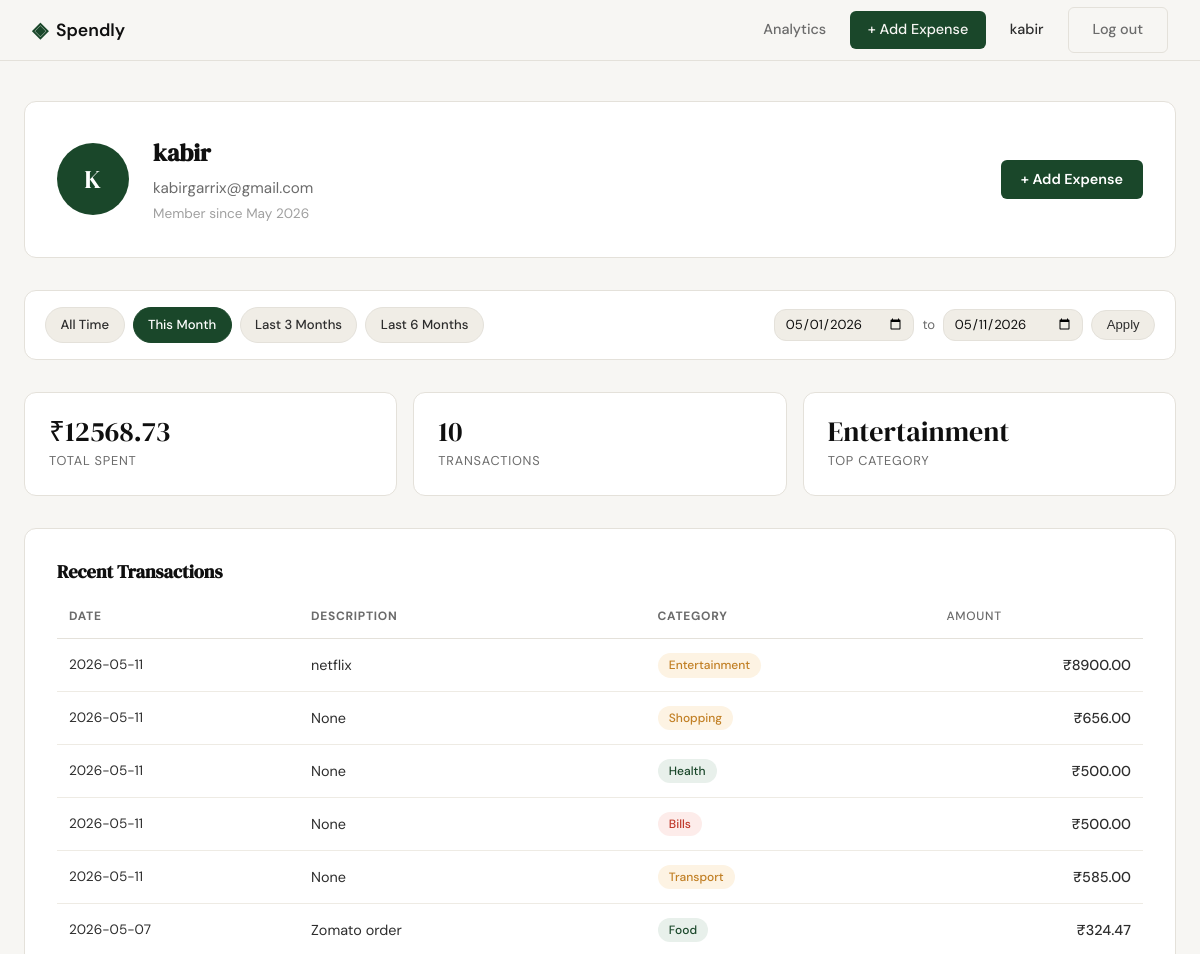
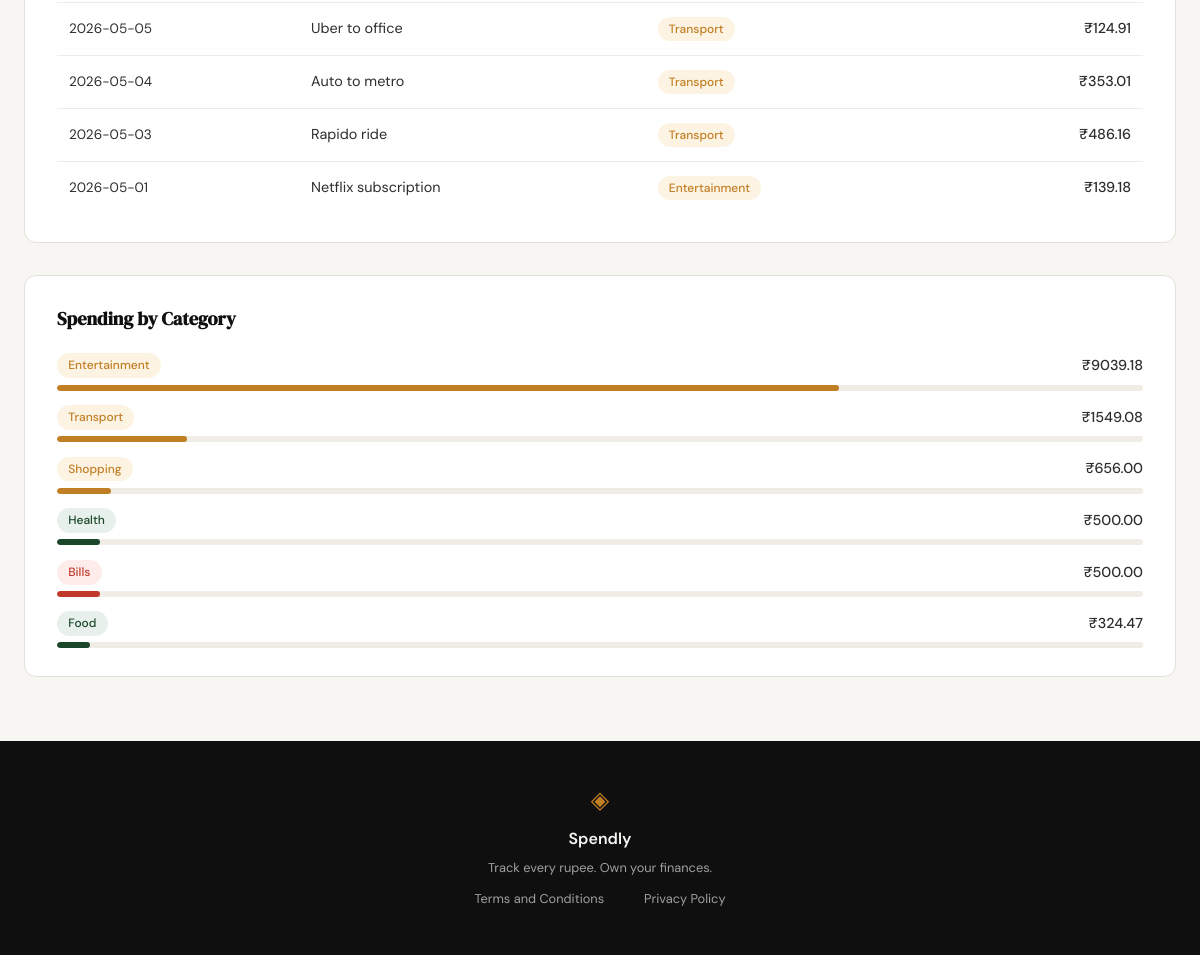
Page /profile?date_from=2026-05-01&date_to=2026-05-11 (signed in) on the committed database (2 pictures, top to bottom).
### tables this page shows
CREATE TABLE users (
            id            INTEGER PRIMARY KEY AUTOINCREMENT,
            name          TEXT    NOT NULL,
            email         TEXT    UNIQUE NOT NULL,
            password_hash TEXT    NOT NULL,
            created_at    TEXT    DEFAULT (datetime('now'))
        );

CREATE TABLE expenses (
            id          INTEGER PRIMARY KEY AUTOINCREMENT,
            user_id     INTEGER NOT NULL REFERENCES users(id),
            amount      REAL    NOT NULL,
            category    TEXT    NOT NULL,
            date        TEXT    NOT NULL,
            description TEXT,
            created_at  TEXT    DEFAULT (datetime('now'))
        );

### app.py (the view)
@app.route("/profile")
def profile():
    if not session.get("user_id"):
        return redirect(url_for("login"))
    name = session.get("user_name", "")
    initials = "".join(part[0].upper() for part in name.split() if part)[:2]
    db_user = get_user_by_id(session["user_id"])
    user = {
        "name": name,
        "email": session.get("user_email", ""),
        "member_since": db_user["member_since"] if db_user else "",
        "initials": initials,
    }
    raw_from = request.args.get("date_from", "").strip()
    raw_to = request.args.get("date_to", "").strip()
    date_from = date_to = None
    try:
        if raw_from:
            datetime.datetime.strptime(raw_from, "%Y-%m-%d")
            date_from = raw_from
        if raw_to:
            datetime.datetime.strptime(raw_to, "%Y-%m-%d")
            date_to = raw_to
    except ValueError:
        date_from = date_to = None
    if date_from and date_to and date_from > date_to:
        flash("Start date must be before end date.")
        date_from = date_to = None
    today = datetime.date.today()
    presets = {
        "this_month": (today.replace(day=1).isoformat(), today.isoformat()),
        "last_3_months": ((today - datetime.timedelta(days=90)).isoformat(), today.isoformat()),
        "last_6_months": ((today - datetime.timedelta(days=180)).isoformat(), today.isoformat()),
    }
    active_preset = "all_time"
    if date_from and date_to:
        active_preset = "custom"
        for preset_key, (pf, pt) in presets.items():
            if date_from == pf and date_to == pt:
                active_preset = preset_key
                break
    stats = get_summary_stats(session["user_id"], date_from, date_to)
    transactions = get_recent_transactions(session["user_id"], date_from=date_from, date_to=date_to)
    categories = get_category_breakdown(session["user_id"], date_from, date_to)
    return render_template("profile.html", user=user, stats=stats,
                           transactions=transactions, categories=categories,
                           date_from=date_from, date_to=date_to,
                           presets=presets, active_preset=active_preset)

### database/db.py (called while the page is built)
def get_db():
    if 'db' not in g:
        db_path = current_app.config.get('DATABASE', 'spendly.db')
        g.db = sqlite3.connect(db_path)
        g.db.row_factory = sqlite3.Row
        g.db.execute('PRAGMA foreign_keys = ON')
    return g.db

### database/queries.py (called while the page is built)
def get_user_by_id(user_id):
    row = get_db().execute('SELECT * FROM users WHERE id = ?', (user_id,)).fetchone()
    if row is None:
        return None
    try:
        member_since = datetime.strptime(row["created_at"][:10], "%Y-%m-%d").strftime("%B %Y")
    except (ValueError, TypeError):
        member_since = row["created_at"]
    return {"name": row["name"], "email": row["email"], "member_since": member_since}

def get_recent_transactions(user_id, limit=10, date_from=None, date_to=None):
    use_date = date_from and date_to
    date_clause = " AND date BETWEEN ? AND ?" if use_date else ""
    params = [user_id] + ([date_from, date_to] if use_date else []) + [limit]
    rows = get_db().execute(
        'SELECT date, description, category, amount FROM expenses '
        'WHERE user_id = ?' + date_clause + ' ORDER BY date DESC LIMIT ?',
        params
    ).fetchall()
    return [dict(r) for r in rows]

def get_summary_stats(user_id, date_from=None, date_to=None):
    db = get_db()
    use_date = date_from and date_to
    date_clause = " AND date BETWEEN ? AND ?" if use_date else ""
    params = (user_id, date_from, date_to) if use_date else (user_id,)
    row = db.execute(
        'SELECT COALESCE(SUM(amount), 0) AS total_spent, COUNT(*) AS transaction_count '
        'FROM expenses WHERE user_id = ?' + date_clause,
        params
    ).fetchone()
    top = db.execute(
        'SELECT category FROM expenses WHERE user_id = ?' + date_clause +
        ' GROUP BY category ORDER BY SUM(amount) DESC LIMIT 1',
        params
    ).fetchone()
    return {
        "total_spent": row["total_spent"],
        "transaction_count": row["transaction_count"],
        "top_category": top["category"] if top else "—",
    }

### templates/profile.html (shortened to what this page needs)
{% extends "base.html" %}
{% block head %}
    <link rel="stylesheet" href="{{ url_for('static', filename='css/profile.css') }}">
{% endblock %}
{% block content %}
<div class="profile-container">
    <div class="profile-header">
        <div class="avatar">{{ user.initials }}</div>
        <div class="profile-meta">
            <h1 class="profile-name">{{ user.name }}</h1>
            <p class="profile-email">{{ user.email }}</p>
            <p class="profile-since">Member since {{ user.member_since }}</p>
        </div>
        <a href="{{ url_for('add_expense') }}" class="btn-add-expense profile-add-btn">+ Add Expense</a>
    </div>
    <div class="filter-bar">
        <div class="filter-presets">
            <a href="{{ url_for('profile') }}"
               class="filter-btn{% if active_preset == 'all_time' %} filter-btn--active{% endif %}">All Time</a>
            <a href="{{ url_for('profile', date_from=presets.this_month[0], date_to=presets.this_month[1]) }}"
               class="filter-btn{% if active_preset == 'this_month' %} filter-btn--active{% endif %}">This Month</a>
            <a href="{{ url_for('profile', date_from=presets.last_3_months[0], date_to=presets.last_3_months[1]) }}"
               class="filter-btn{% if active_preset == 'last_3_months' %} filter-btn--active{% endif %}">Last 3 Months</a>
            <a href="{{ url_for('profile', date_from=presets.last_6_months[0], date_to=presets.last_6_months[1]) }}"
               class="filter-btn{% if active_preset == 'last_6_months' %} filter-btn--active{% endif %}">Last 6 Months</a>
        </div>
        <form class="filter-custom" method="get" action="{{ url_for('profile') }}">
            <input type="date" name="date_from" value="{{ date_from or '' }}">
            <span class="filter-sep">to</span>
            <input type="date" name="date_to" value="{{ date_to or '' }}">
            <button type="submit" class="filter-btn">Apply</button>
        </form>
    </div>
    <div class="stats-row">
        <div class="stat-card">
            <span class="stat-value">₹{{ "%.2f"|format(stats.total_spent) }}</span>
            <span class="stat-label">Total Spent</span>
        </div>
        <div class="stat-card">
            <span class="stat-value">{{ stats.transaction_count }}</span>
            <span class="stat-label">Transactions</span>
        </div>
        <div class="stat-card">
            <span class="stat-value">{{ stats.top_category }}</span>
            <span class="stat-label">Top Category</span>
        </div>
    </div>
    <section class="profile-section">
        <h2 class="section-title">Recent Transactions</h2>
        <div class="table-wrapper">
            <table class="transactions-table">
                <thead>
                    <tr>
                        <th>Date</th>
                        <th>Description</th>
                        <th>Category</th>
                        <th class="col-amount">Amount</th>
                    </tr>
                </thead>
                <tbody>
                    {% if transactions %}
                    {% for tx in transactions %}
                    <tr>
                        <td class="col-date">{{ tx.date }}</td>
                        <td>{{ tx.description }}</td>
                        <td><span class="badge badge-{{ tx.category|lower }}">{{ tx.category }}</span></td>
                        <td class="col-amount">₹{{ "%.2f"|format(tx.amount) }}</td>
                    </tr>
                    {% endfor %}
                    {% else %}
                    <tr><td colspan="4" class="empty-state">No transactions found for this period.</td></tr>
                    {% endif %}
                </tbody>
            </table>
        </div>
    </section>
    <section class="profile-section">
        <h2 class="section-title">Spending by Category</h2>
        {% if categories %}
        <ul class="category-list">
            {% for cat in categories %}
            <li class="category-row">
                <div class="category-info">
                    <span class="badge badge-{{ cat.name|lower }}">{{ cat.name }}</span>
                    <span class="category-total">₹{{ "%.2f"|format(cat.total) }}</span>
                </div>
                <div class="progress-bar-track">
                    <div class="progress-bar-fill badge-{{ cat.name|lower }}" style="--pct: {{ cat.percentage }}%"></div>
                </div>
            </li>
            {% endfor %}
        </ul>
        {% else %}
        <p class="empty-state">No spending data for this period.</p>
        {% endif %}
    </section>
</div>
{% endblock %}

### templates/base.html (shortened to what this page needs)
<!DOCTYPE html>
<html lang="en">
<head>
    <link rel="stylesheet" href="{{ url_for('static', filename='css/style.css') }}">
    {% block head %}{% endblock %}
</head>
<body>
    <nav class="navbar">
        <div class="nav-inner">
            <a href="{{ url_for('landing') }}" class="nav-brand">
                <span class="brand-icon">◈</span>
                <span class="brand-name">Spendly</span>
            </a>
            <div class="nav-links">
                {% if session.get("user_id") %}
                    <a href="{{ url_for('analytics') }}" class="{% if request.endpoint == 'analytics' %}nav-active{% endif %}">Analytics</a>
                    <a href="{{ url_for('add_expense') }}" class="nav-add-btn">+ Add Expense</a>
                    <span class="nav-username">{{ session.get("user_name") }}</span>
                    <a href="{{ url_for('logout') }}" class="btn-ghost">Log out</a>
                {% else %}
                    <a href="{{ url_for('login') }}">Sign in</a>
                    <a href="{{ url_for('register') }}" class="nav-cta">Get started</a>
                {% endif %}
            </div>
        </div>
    </nav>
    <main class="main-content">
        {% block content %}{% endblock %}
    </main>
    <footer class="footer">
        <div class="footer-inner">
            <span class="brand-icon">◈</span>
            <span class="footer-name">Spendly</span>
            <p class="footer-copy">Track every rupee. Own your finances.</p>
            <div class="footer-links">
                <a href="/terms">Terms and Conditions</a><br>
                <a href="/privacy">Privacy Policy</a>
            </div>
        </div>
    </footer>
</body>
</html>

### static/css/style.css (style rules this page uses)
:root { --ink: #0f0f0f; --ink-soft: #2d2d2d; --ink-muted: #6b6b6b; --ink-faint: #a0a0a0; --paper: #f7f6f3; --paper-warm: #f0ede6; --paper-card: #ffffff; --accent: #1a472a; --accent-light: #e8f0eb; --accent-2: #c17f24; --accent-2-light: #fdf3e3; --danger: #c0392b; --danger-light: #fdecea; --border: #e4e1da; --border-soft: #eeebe4; --font-display: 'DM Serif Display', Georgia, serif; --font-body: 'DM Sans', system-ui, sans-serif; --max-width: 1200px; --auth-width: 440px; --radius-sm: 6px; --radius-md: 12px; --radius-lg: 20px; }
*, *::before, *::after { box-sizing: border-box; margin: 0; padding: 0; }
html { font-size: 16px; scroll-behavior: smooth; }
body { background: var(--paper); color: var(--ink); font-family: var(--font-body); font-size: 1rem; line-height: 1.6; -webkit-font-smoothing: antialiased; }
a { color: inherit; text-decoration: none; }
.navbar { position: sticky; top: 0; z-index: 100; background: var(--paper); border-bottom: 1px solid var(--border); padding: 0 2rem; }
.nav-inner { max-width: var(--max-width); margin: 0 auto; height: 60px; display: flex; align-items: center; justify-content: space-between; }
.nav-brand { display: flex; align-items: center; gap: 0.5rem; font-family: var(--font-body); font-weight: 600; font-size: 1.1rem; color: var(--ink); }
.brand-icon { color: var(--accent); font-size: 1.3rem; }
.brand-name { color: var(--ink); }
.nav-links { display: flex; align-items: center; gap: 1.5rem; font-size: 0.9rem; font-weight: 500; }
.nav-links a { color: var(--ink-muted); transition: color 0.2s; }
.main-content { min-height: calc(100vh - 60px - 100px); }
.btn-ghost { display: inline-block; background: transparent; color: var(--ink-soft); padding: 0.65rem 1.5rem; border-radius: var(--radius-sm); font-size: 0.9rem; font-weight: 500; border: 1px solid var(--border); transition: all 0.2s; text-decoration: none; }
.footer { background: var(--ink); color: var(--paper); padding: 2.5rem 2rem; text-align: center; }
.footer-inner { display: flex; flex-direction: column; align-items: center; gap: 0.4rem; }
.footer .brand-icon { color: var(--accent-2); font-size: 1.5rem; }
.footer-name { font-weight: 600; font-size: 1rem; }
.footer-copy { font-size: 0.8rem; color: var(--ink-faint); }
.footer-links { display: flex; gap: 1.25rem; margin-top: 0.25rem; }
.footer-links a { font-size: 0.8rem; color: var(--ink-faint); transition: color 0.2s; }
.nav-add-btn { background: var(--accent) !important; color: var(--paper) !important; padding: 0.45rem 1.1rem; border-radius: var(--radius-sm); transition: background 0.2s !important; }

### rows in the picture
users: get "kabir", name "kabir", email "kabirgarrix@gmail.com"
expenses: date "2026-05-11", description "netflix", category "Entertainment", amount "8900.00"
expenses: date "2026-05-11", description "None", category "Shopping", amount "656.00", name "Shopping", total "656.00", {{ cat.percentage }} 5 (drawn)
expenses: date "2026-05-11", description "None", category "Health", amount "500.00", name "Health", total "500.00", {{ cat.percentage }} 4 (drawn)
expenses: date "2026-05-11", description "None", category "Bills", amount "500.00", name "Bills", total "500.00", {{ cat.percentage }} 4 (drawn)
expenses: date "2026-05-11", description "None", category "Transport", amount "585.00"
expenses: date "2026-05-07", description "Zomato order", category "Food", amount "324.47", name "Food", total "324.47", {{ cat.percentage }} 3 (drawn)
expenses: date "2026-05-05", description "Uber to office", category "Transport", amount "124.91"
expenses: date "2026-05-04", description "Auto to metro", category "Transport", amount "353.01"
expenses: date "2026-05-03", description "Rapido ride", category "Transport", amount "486.16"
expenses: date "2026-05-01", description "Netflix subscription", category "Entertainment", amount "139.18"

### other values in the picture
{{ user.initials }} "K"
{{ user.member_since }} "May 2026"
{{ "%.2f"|format(stats.total_spent) }} "12568.73"
{{ stats.transaction_count }} "10"
{{ stats.top_category }} "Entertainment"
{{ cat.name }} "Entertainment" "Transport"
{{ "%.2f"|format(cat.total) }} "9039.18" "1549.08"
